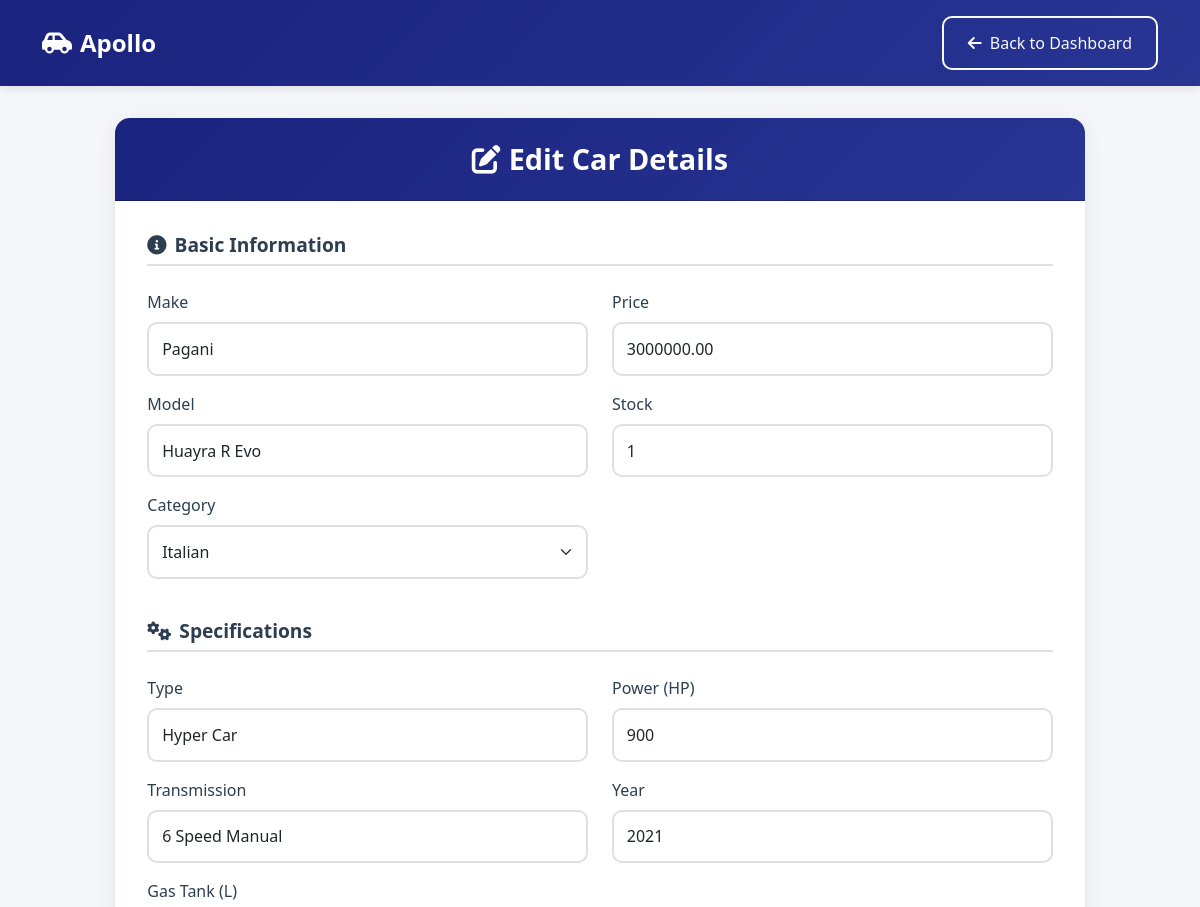
/edit-car/7/ (upper part), run on an earlier commit of the app's database.
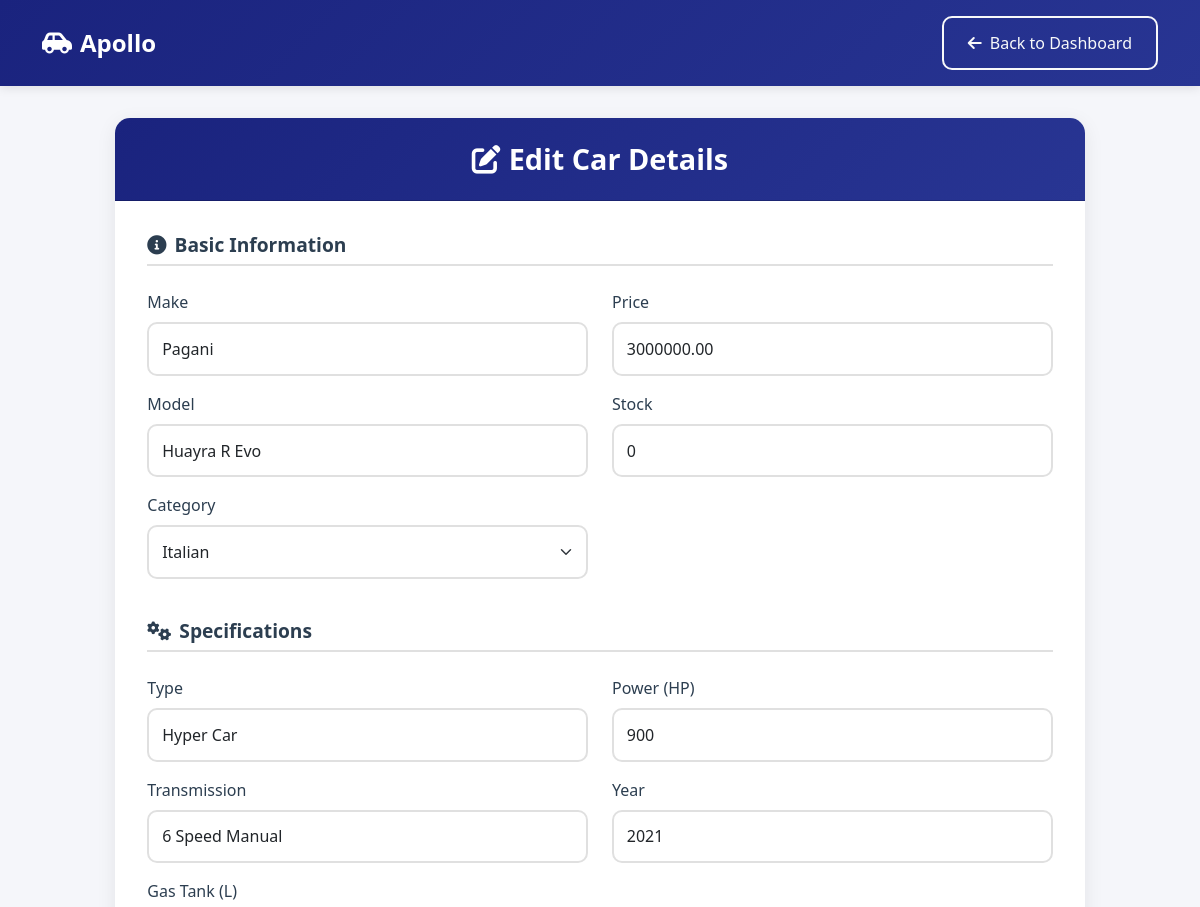
And on a later commit of the database.
### myproject/models.py (models this page shows, shortened)
class Car(models.Model):
    CATEGORY_CHOICES = [
        ("american", "American"),
        ("german", "German"),
        ("japanese", "Japanese"),
        ("italian", "Italian"),
    ]
    make = models.CharField(max_length=100)
    model = models.CharField(max_length=100)
    category = models.CharField(max_length=20, choices=CATEGORY_CHOICES)
    description = models.TextField(blank=True, null=True)
    price = models.DecimalField(max_digits=10, decimal_places=2)
    stock = models.PositiveIntegerField(default=0)
    type = models.CharField(max_length=50, default="sedan")
    transmission = models.CharField(max_length=50, default="automatic")
    gas = models.CharField(max_length=50, default="50")
    power = models.CharField(max_length=50, default="0")
    year = models.CharField(max_length=4, default="2020")

### myproject/views.py (the view)
# urls.py: path('edit-car/<int:car_id>/', views.edit_car, name='edit_car'),
def edit_car(request, car_id):
    car = get_object_or_404(Car, id=car_id)
    if request.method == "POST":
        form = CarForm(request.POST, request.FILES, instance=car)
        if form.is_valid():
            try:
                car = form.save()
                new_images = request.FILES.getlist('images')
                if new_images:
                    CarImage.objects.filter(car=car).delete()
                    for image in new_images:
                        CarImage.objects.create(car=car, image=image)
                messages.success(request, "Car updated successfully!")
                if request.headers.get('X-Requested-With') == 'XMLHttpRequest':
                    return JsonResponse({'status': 'success'})
                return redirect('manage_cars')
            except Exception as e:
                messages.error(request, f"Error updating car: {str(e)}")
                if request.headers.get('X-Requested-With') == 'XMLHttpRequest':
                    return JsonResponse({'status': 'error', 'message': str(e)}, status=400)
        else:
            messages.error(request, "Please correct the errors below.")
            if request.headers.get('X-Requested-With') == 'XMLHttpRequest':
                return JsonResponse({'status': 'error', 'errors': form.errors}, status=400)
    else:
        form = CarForm(instance=car)
    return render(request, "edit_car.html", {"form": form, "car": car})

### myproject/forms.py
class CarForm(forms.ModelForm):
    images = forms.ImageField(widget=forms.FileInput(), required=False)
    class Meta:
        model = Car
        fields = [
            'make', 'model', 'category', 'description', 'price', 'stock',
            'type', 'transmission', 'gas', 'power', 'year'
        ]
        widgets = {
            'description': forms.Textarea(attrs={'rows': 4}),
            'make': forms.TextInput(attrs={'class': 'form-control'}),
            'model': forms.TextInput(attrs={'class': 'form-control'}),
            'category': forms.Select(attrs={'class': 'form-select'}),
            'price': forms.NumberInput(attrs={'class': 'form-control'}),
            'stock': forms.NumberInput(attrs={'class': 'form-control'}),
            'type': forms.TextInput(attrs={'class': 'form-control'}),
            'transmission': forms.TextInput(attrs={'class': 'form-control'}),
            'gas': forms.TextInput(attrs={'class': 'form-control'}),
            'power': forms.TextInput(attrs={'class': 'form-control'}),
            'year': forms.TextInput(attrs={'class': 'form-control'}),
        }

### myproject/templates/edit_car.html (shortened to what the changed rows need)
<!DOCTYPE html>
<html lang="en">
<head>
    <link href="https://cdn.jsdelivr.net/npm/bootstrap@5.3.0/dist/css/bootstrap.min.css" rel="stylesheet">
    <link href="https://cdnjs.cloudflare.com/ajax/libs/font-awesome/6.0.0/css/all.min.css" rel="stylesheet">
</head>
<body>
    <div class="main-container">
        <div class="row justify-content-center">
            <div class="col-lg-10">
                <div class="card">
                    <div class="card-header text-center">
                        <h2><i class="fas fa-edit me-2"></i>Edit Car Details</h2>
                    </div>
                    <div class="card-body">
                        <form method="post" enctype="multipart/form-data" id="editCarForm">
                            <div class="form-section mb-4">
                                <div class="row">
                                    <div class="col-md-6">
                                        <div class="mb-3">
                                            <label class="form-label">Make</label>
                                            {{ form.make }}
                                        </div>
                                        <div class="mb-3">
                                            <label class="form-label">Model</label>
                                            {{ form.model }}
                                        </div>
                                        <div class="mb-3">
                                            <label class="form-label">Category</label>
                                            {{ form.category }}
                                        </div>
                                    </div>
                                    <div class="col-md-6">
                                        <div class="mb-3">
                                            <label class="form-label">Price</label>
                                            {{ form.price }}
                                        </div>
                                        <div class="mb-3">
                                            <label class="form-label">Stock</label>
                                            {{ form.stock }}
                                        </div>
                                    </div>
                                </div>
                            </div>
                            <div class="form-section mb-4">
                                <div class="row">
                                    <div class="col-md-6">
                                        <div class="mb-3">
                                            <label class="form-label">Type</label>
                                            {{ form.type }}
                                        </div>
                                        <div class="mb-3">
                                            <label class="form-label">Transmission</label>
                                            {{ form.transmission }}
                                        </div>
                                    </div>
                                    <div class="col-md-6">
                                        <div class="mb-3">
                                            <label class="form-label">Power (HP)</label>
                                            {{ form.power }}
                                        </div>
                                        <div class="mb-3">
                                            <label class="form-label">Year</label>
                                            {{ form.year }}
                                        </div>
                                    </div>
                                </div>
                            </div>
                        </form>
                    </div>
                </div>
            </div>
        </div>
    </div>
</body>
</html>

What changed in the data, as far as the page shows it:
changed Car "Pagani": stock "1" → "0"
